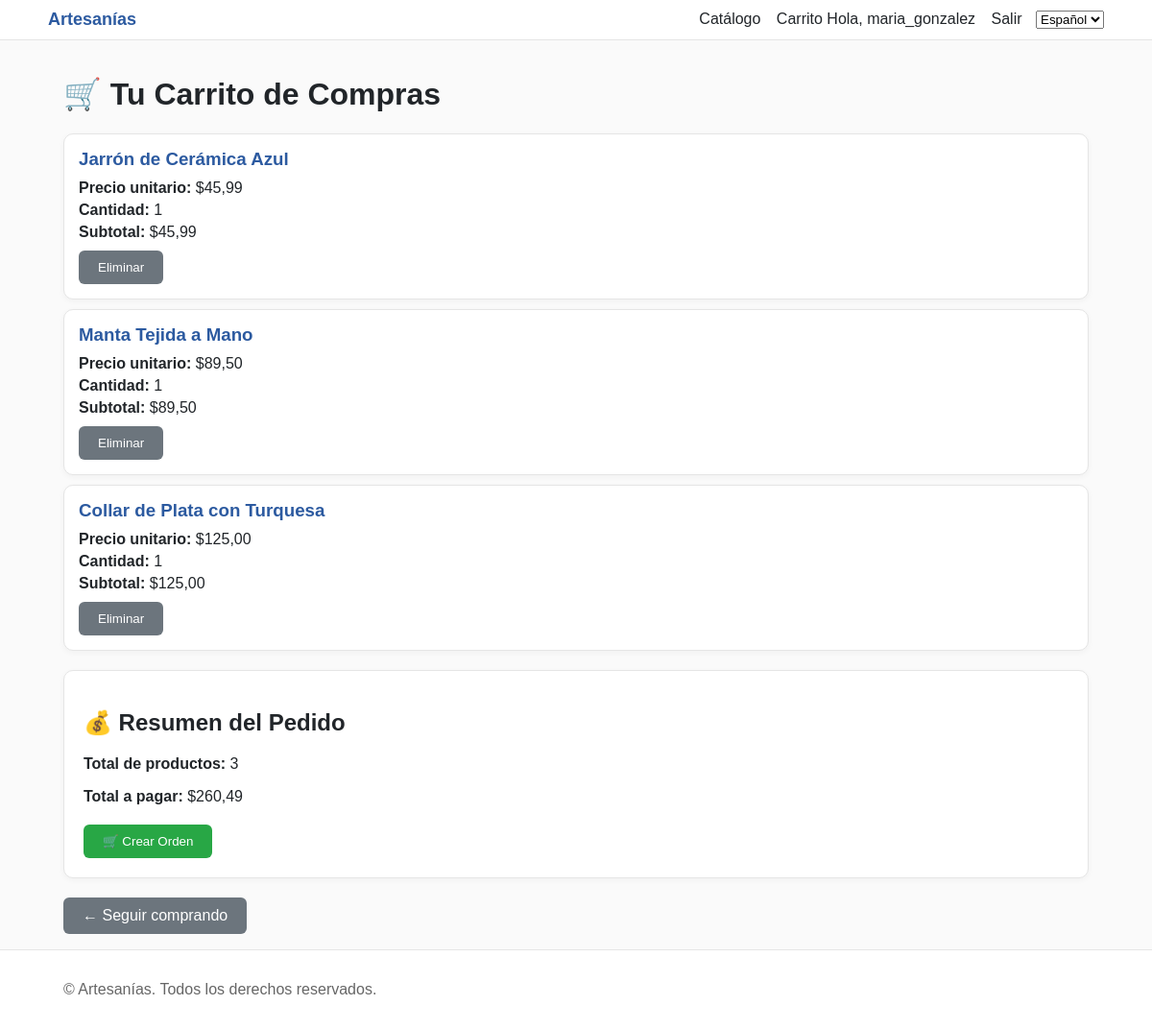
The page /es/carrito/ (signed in) on the database its author committed.
### store/models.py (models this page shows, shortened)
class ItemCarrito(models.Model):
    carrito = models.ForeignKey(Carrito, on_delete=models.CASCADE)
    producto = models.ForeignKey(Producto, on_delete=models.CASCADE)
    cantidad = models.PositiveIntegerField(default=1)
    fecha_agregado = models.DateTimeField(auto_now_add=True)
    @property
    def subtotal(self):
        return self.cantidad * self.producto.precio

class Producto(models.Model):
    nombre = models.CharField(max_length=100)
    descripcion = models.TextField()
    precio = models.DecimalField(max_digits=10, decimal_places=2)
    imagen = models.ImageField(upload_to='productos/', blank=True, null=True)
    stock = models.PositiveIntegerField(default=0)
    fecha_creacion = models.DateTimeField(auto_now_add=True)
    categoria = models.ForeignKey('Categoria', null=True, blank=True, on_delete=models.SET_NULL)

class Carrito(models.Model):
    usuario = models.OneToOneField(User, on_delete=models.CASCADE)
    fecha_creacion = models.DateTimeField(auto_now_add=True)
    @property
    def items(self):
        return self.itemcarrito_set.all()
    @property
    def total(self):
        return sum(item.subtotal for item in self.items)

### store/views.py (the view)
# urls.py: path('carrito/', views.view_cart, name='view_cart'),
@login_required
def view_cart(request):
    cart = get_or_create_cart(request.user)
    return render(request, 'store/cart.html', {'cart': cart})

### store/views.py (called while the page is built)
def get_or_create_cart(user):
    cart, created = Carrito.objects.get_or_create(usuario=user)
    return cart

### templates/store/cart.html (shortened to what this page needs)
{% extends 'base.html' %}
{% load i18n %}
{% block content %}
  <h1>🛒 {% trans 'Tu Carrito de Compras' %}</h1>
  {% if cart.items.all %}
    <div class="cart-items">
      {% for item in cart.items.all %}
        <div class="cart-item">
          <h3>{{ item.producto.nombre }}</h3>
          <p><strong>Precio unitario:</strong> ${{ item.producto.precio }}</p>
          <p><strong>Cantidad:</strong> {{ item.cantidad }}</p>
          <p><strong>Subtotal:</strong> ${{ item.subtotal }}</p>
          <form method="post" action="{% url 'remove_from_cart' item.id %}" style="margin-top: 10px;">
            <button type="submit" class="btn btn-secondary">Eliminar</button>
          </form>
        </div>
      {% endfor %}
    </div>
    <div class="total-section">
      <h2>💰 {% trans 'Resumen del Pedido' %}</h2>
      <p><strong>{% trans 'Total de productos' %}:</strong> {{ cart.items.count }}</p>
      <p><strong>{% trans 'Total a pagar' %}:</strong> ${{ cart.total }}</p>
      <form action="{% url 'create_order' %}" method="post" style="margin-top: 20px;">
        <button type="submit" class="btn btn-success">🛒 {% trans 'Crear Orden' %}</button>
      </form>
    </div>
  {% else %}
    <div class="empty-cart">
      <h2>🛒 {% trans 'Tu carrito está vacío' %}</h2>
      <p>{% trans '¡Agrega algunos productos de artesanías para comenzar tu compra!' %}</p>
    </div>
  {% endif %}
  <div style="margin-top: 20px;">
    {% if request.GET.next %}
      <a href="{{ request.GET.next }}" class="btn btn-secondary">← {% trans 'Seguir comprando' %}</a>
    {% else %}
      <a href="{% url 'product_list' %}" class="btn btn-secondary">← {% trans 'Seguir comprando' %}</a>
    {% endif %}
  </div>
{% endblock %}

### templates/base.html (shortened to what this page needs)
{% load static %}
<!doctype html>
<html>
<head>
  {% load i18n %}
</head>
<body>
  <header>
    <div class="container nav">
      <a class="brand" href="{% url 'product_list' %}">Artesanías</a>
      <nav class="nav-links">
        <a href="{% url 'product_list' %}">{% trans 'Catálogo' %}</a>
        <a href="{% url 'view_cart' %}?next={{ request.get_full_path|urlencode }}">{% trans 'Carrito' %}</a>
        {% if user.is_authenticated %}
          <span class="hide-mobile">Hola, {{ user.username }}</span>
          <a href="{% url 'logout' %}">Salir</a>
        {% else %}
          <a href="{% url 'login' %}?next={{ request.get_full_path|urlencode }}">{% trans 'Ingresar' %}</a>
          <a href="{% url 'register' %}?next={{ request.get_full_path|urlencode }}">{% trans 'Crear cuenta' %}</a>
        {% endif %}
        <form id="langForm" action="{% url 'set_language' %}" method="post" style="display:inline-block; margin-left:10px;">
          <select id="langSelect" name="language">
            {% get_current_language as LANGUAGE_CODE %}
            {% get_available_languages as LANGUAGES %}
            {% for code, name in LANGUAGES %}
              <option value="{{ code }}" {% if code == LANGUAGE_CODE %}selected{% endif %}>{{ name }}</option>
            {% endfor %}
          </select>
        </form>
      </nav>
    </div>
  </header>
  <main>
    <div class="container">
      {% block content %}{% endblock %}
    </div>
  </main>
  <footer>
    <div class="container">
      <div>&copy; {{ now|default:"" }} Artesanías. Todos los derechos reservados.</div>
    </div>
  </footer>
</body>
</html>

### templates/base.html (style rules this page uses)
:root { --primary:#2c5aa0; --primary-dark:#1e3d6f; --success:#28a745; --danger:#dc3545; --muted:#6c757d; }
* { box-sizing: border-box; }
html, body { margin:0; padding:0; font-family: Arial, sans-serif; background:#fafafa; color:#212529; }
a { color: var(--primary); }
.container { max-width: 1100px; margin: 0 auto; padding: 16px; }
header { background:#fff; border-bottom:1px solid #e5e5e5; position: sticky; top:0; z-index: 10; }
.nav { display:flex; align-items:center; justify-content: space-between; gap:12px; padding: 10px 0; }
.brand { font-weight:bold; color: var(--primary); text-decoration:none; font-size: 18px; }
.nav-links a { margin-left:12px; text-decoration:none; color:#212529; }
main { min-height: calc(100vh - 140px); }
footer { background:#fff; border-top:1px solid #e5e5e5; padding: 16px 0; color:#666; }
.btn { padding:10px 16px; border:none; border-radius:6px; cursor:pointer; display:inline-block; text-decoration:none; }
.btn-secondary { background: var(--muted); color:#fff; }

### templates/store/cart.html (style rules this page uses)
.cart-item { background:#fff; border: 1px solid #e5e5e5; padding: 15px; margin-bottom: 10px; border-radius: 10px; box-shadow: 0 2px 6px rgba(0,0,0,0.04); }
.cart-item h3 { margin: 0 0 10px 0; color: #2c5aa0; }
.cart-item p { margin: 5px 0; }
.total-section { background-color: #fff; border:1px solid #e5e5e5; padding: 20px; border-radius: 10px; margin: 20px 0; box-shadow: 0 2px 6px rgba(0,0,0,0.04); }
.btn { padding: 10px 20px; border: none; border-radius: 6px; cursor: pointer; text-decoration: none; display: inline-block; }
.btn-success { background-color: #28a745; color: white; }
.btn-secondary { background-color: #6c757d; color: white; }

### rows shown on the page
ItemCarrito: producto.nombre "Jarrón de Cerámica Azul", producto.precio "45,99", cantidad "1", subtotal "45,99"
ItemCarrito: producto.nombre "Manta Tejida a Mano", producto.precio "89,50", cantidad "1", subtotal "89,50"
ItemCarrito: producto.nombre "Collar de Plata con Turquesa", producto.precio "125,00", cantidad "1", subtotal "125,00"
Carrito: items.count "3", total "260,49"

### other values the page prints
{{ user.username }} "maria_gonzalez"
form field language "Español"
